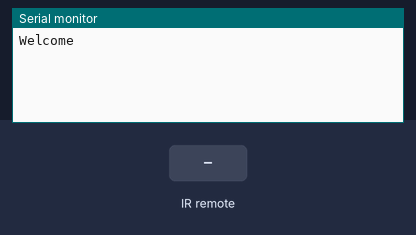
Bench run of a sketch on a simulated Arduino Uno, built with avr-gcc and run on an emulated ATmega328P. Parts: the last lines printed to the serial monitor. Inputs (shaded band) come from the test bench.

Above: at 1.2 s.
1.3 s: infrared code 0xFF18E7 received
At 2.4 s:
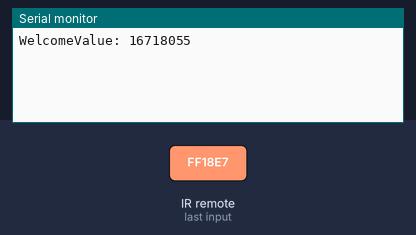
2.8 s: infrared code 0xFF4AB5 received
At 3.6 s:
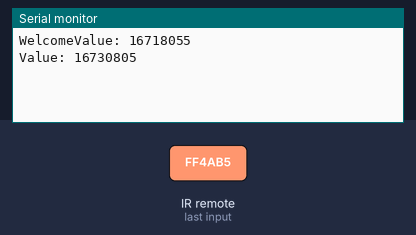

Measured:
- after the input at 1.3 s, the serial monitor: prints a new line at once (image 1)
- after the input at 2.8 s, the serial monitor: prints a new line at once (image 2)

The sketch:

IR.ino
```cpp
#include <IRremote.h>

#define UP 16718055
#define DOWN 16730805
#define RIGHT 16734885
#define LEFT 16716015

int pin = 4;
IRrecv irrecv(pin);
decode_results results;

void setup() {
  // put your setup code here, to run once:
  Serial.begin(9600);
  irrecv.enableIRIn();
  Serial.print("Welcome");
}

void loop() {
  // put your main code here, to run repeatedly:
  if (irrecv.decode(&results)) {
    Serial.print("Value: ");
    Serial.print(results.value, DEC);
    Serial.print("\n");
    irrecv.resume(); // Receive the next value
  }
}
```
